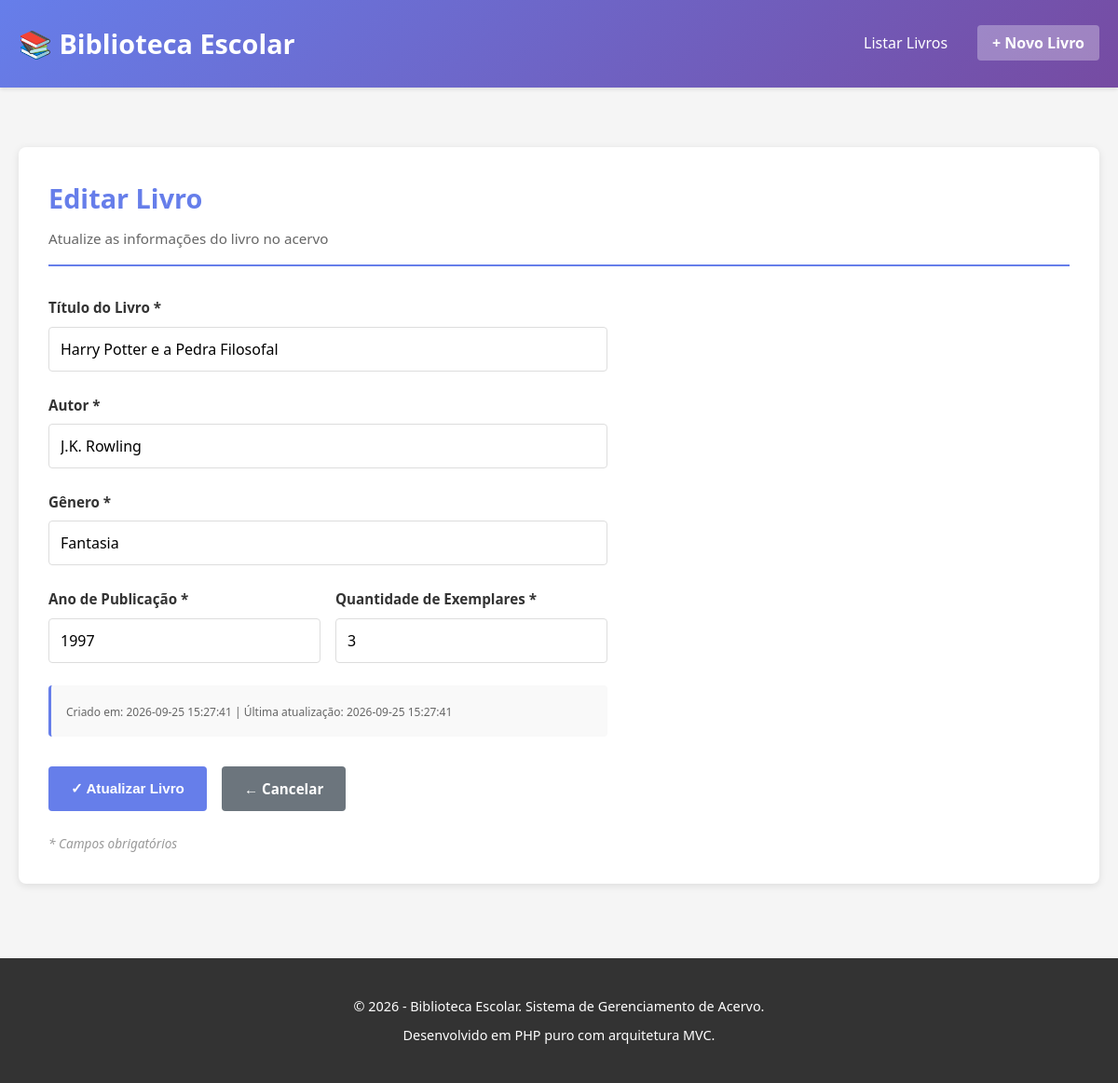
Screenshot of /index.php?action=edit&id=2 with the database file from the repository.
### tables this page shows
CREATE TABLE livros (
    id INT NOT NULL AUTO_INCREMENT PRIMARY KEY COMMENT 'ID único do livro',
    
    titulo VARCHAR(255) NOT NULL COMMENT 'Título do livro',
    
    autor VARCHAR(255) NOT NULL COMMENT 'Autor do livro',
    
    genero VARCHAR(100) NOT NULL COMMENT 'Gênero literário',
    
    ano_publicacao INT NOT NULL COMMENT 'Ano de publicação do livro',
    
    quantidade INT NOT NULL DEFAULT 0 COMMENT 'Quantidade de exemplares disponíveis',
    
    created_at TIMESTAMP DEFAULT CURRENT_TIMESTAMP COMMENT 'Data/hora de criação do registro',
    
    updated_at TIMESTAMP DEFAULT CURRENT_TIMESTAMP 
               ON UPDATE CURRENT_TIMESTAMP COMMENT 'Data/hora da última atualização',
    
     
    INDEX idx_titulo (titulo),
    INDEX idx_autor (autor),
    INDEX idx_ano_publicacao (ano_publicacao),
    
     
    FULLTEXT INDEX ft_titulo_autor (titulo, autor)
);

### controllers/LivroController.php (called while the page is built, shortened)
<?php
class LivroController
{
    private Livro $livro;
    public function __construct()
    {
        require_once __DIR__ . '/../models/Livro.php';
        $this->livro = new Livro();
    }
    public function edit(): void
    {
        $id = filter_input(INPUT_GET, 'id', FILTER_VALIDATE_INT);
        $livro = $this->livro->find($id);
        $erros = [];
        require_once __DIR__ . '/../views/livros/edit.php';
    }
}

### public/index.php (called while the page is built, shortened)
<?php
require_once APP_ROOT . '/config/database.php';
require_once APP_ROOT . '/controllers/LivroController.php';
try {
    $action = filter_input(INPUT_GET, 'action', FILTER_SANITIZE_STRING) ?? 'index';
    $controller = new LivroController();
    $controller->$action();
} catch (Exception $e) {
    error_log('Erro na aplicação: ' . $e->getMessage());
    $_SESSION['flash'] = [
        'mensagem' => 'Ocorreu um erro ao processar sua requisição. Tente novamente.',
        'tipo' => 'erro',
    ];
    header('Location: index.php?action=index');
    exit;
}

### config/database.php (called while the page is built, shortened)
<?php
class Database
{
    private static ?PDO $instance = null;
    public static function getInstance(): PDO
    {
        if (self::$instance === null) {
            try {
                $host = 'localhost';
                $dbname = 'biblioteca';
                $username = 'root';
                $password = '';
                $port = 3306;
                $dsn = "mysql:host={$host};port={$port};dbname={$dbname};charset=utf8mb4";
                self::$instance = new PDO(
                    $dsn,
                    $username,
                    $password,
                    [
                        PDO::ATTR_ERRMODE => PDO::ERRMODE_EXCEPTION,
                        PDO::ATTR_DEFAULT_FETCH_MODE => PDO::FETCH_OBJ,
                        PDO::ATTR_EMULATE_PREPARES => false,
                    ]
                );
            } catch (PDOException $e) {
                error_log('Erro de conexão com banco de dados: ' . $e->getMessage());
                throw new Exception('Erro ao conectar com o banco de dados. Tente novamente mais tarde.');
            }
        }
        return self::$instance;
    }
}

### models/Livro.php (called while the page is built, shortened)
<?php
class Livro
{
    private PDO $db;
    public function __construct()
    {
        require_once __DIR__ . '/../config/database.php';
        $this->db = Database::getInstance();
    }
    public function find(int $id): ?Livro
    {
        try {
            $sql = 'SELECT * FROM livros WHERE id = :id LIMIT 1';
            $stmt = $this->db->prepare($sql);
            $stmt->bindParam(':id', $id, PDO::PARAM_INT);
            $stmt->execute();
            if ($row = $stmt->fetch(PDO::FETCH_OBJ)) {
                return $this->hydrateFromObject($row);
            }
            return null;
        } catch (PDOException $e) {
            error_log('Erro ao buscar livro por ID: ' . $e->getMessage());
            return null;
        }
    }
    private function hydrateFromObject(object $row): Livro
    {
        $livro = new Livro();
        $livro->id = (int)$row->id;
        $livro->titulo = $row->titulo;
        $livro->autor = $row->autor;
        $livro->genero = $row->genero;
        $livro->ano_publicacao = (int)$row->ano_publicacao;
        $livro->quantidade = (int)$row->quantidade;
        $livro->created_at = $row->created_at;
        $livro->updated_at = $row->updated_at;
        return $livro;
    }
}

### views/livros/edit.php (the view, shortened to what this page needs)
<?php
require_once __DIR__ . '/../layout/header.php';
?>
<section class="secao-formulario">
    <div class="titulo-secao">
        <h2>Editar Livro</h2>
        <p class="subtitulo">Atualize as informações do livro no acervo</p>
    </div>
    <form method="POST" action="index.php?action=update" class="formulario-livro" novalidate>
        <div class="grupo-formulario <?php echo isset($erros['titulo']) ? 'com-erro' : ''; ?>">
            <label for="titulo" class="label">Título do Livro *</label>
            <input
                type="text"
                id="titulo"
                name="titulo"
                class="input"
                placeholder="Ex: O Pequeno Príncipe"
                maxlength="255"
                required
                value="<?php echo htmlspecialchars($livro->titulo); ?>"
            >
        </div>
        <div class="grupo-formulario <?php echo isset($erros['autor']) ? 'com-erro' : ''; ?>">
            <label for="autor" class="label">Autor *</label>
            <input
                type="text"
                id="autor"
                name="autor"
                class="input"
                placeholder="Ex: Antoine de Saint-Exupéry"
                maxlength="255"
                required
                value="<?php echo htmlspecialchars($livro->autor); ?>"
            >
        </div>
        <div class="grupo-formulario <?php echo isset($erros['genero']) ? 'com-erro' : ''; ?>">
            <label for="genero" class="label">Gênero *</label>
            <input
                type="text"
                id="genero"
                name="genero"
                class="input"
                placeholder="Ex: Ficção Infantil"
                maxlength="100"
                required
                value="<?php echo htmlspecialchars($livro->genero); ?>"
            >
        </div>
        <div class="linha-campos">
            <div class="grupo-formulario <?php echo isset($erros['ano_publicacao']) ? 'com-erro' : ''; ?>">
                <label for="ano_publicacao" class="label">Ano de Publicação *</label>
                <input
                    type="number"
                    id="ano_publicacao"
                    name="ano_publicacao"
                    class="input"
                    placeholder="<?php echo date('Y'); ?>"
                    min="1000"
                    max="<?php echo date('Y'); ?>"
                    required
                    value="<?php echo htmlspecialchars($livro->ano_publicacao); ?>"
                >
            </div>
            <div class="grupo-formulario <?php echo isset($erros['quantidade']) ? 'com-erro' : ''; ?>">
                <label for="quantidade" class="label">Quantidade de Exemplares *</label>
                <input
                    type="number"
                    id="quantidade"
                    name="quantidade"
                    class="input"
                    placeholder="0"
                    min="0"
                    required
                    value="<?php echo htmlspecialchars($livro->quantidade); ?>"
                >
            </div>
        </div>
        <div class="info-auditoria">
            <p>
                <small>
                    Criado em: <?php echo htmlspecialchars($livro->created_at); ?> |
                    Última atualização: <?php echo htmlspecialchars($livro->updated_at); ?>
                </small>
            </p>
        </div>
        <div class="grupo-botoes">
            <button type="submit" class="btn btn-primario btn-salvar">✓ Atualizar Livro</button>
            <a href="index.php?action=index" class="btn btn-secundario">← Cancelar</a>
        </div>
        <p class="nota">* Campos obrigatórios</p>
    </form>
</section>
<?php
require_once __DIR__ . '/../layout/footer.php';
?>

### public/css/style.css (style rules this page uses)
* { margin: 0; padding: 0; box-sizing: border-box; }
html { font-size: 16px; scroll-behavior: smooth; }
body { font-family: 'Segoe UI', Tahoma, Geneva, Verdana, sans-serif; line-height: 1.6; color: #333; background-color: #f5f5f5; }
.secao-principal, .secao-formulario { background-color: white; border-radius: 8px; padding: 2rem; box-shadow: 0 2px 8px rgba(0, 0, 0, 0.1); }
.titulo-secao { margin-bottom: 2rem; border-bottom: 2px solid #667eea; padding-bottom: 1rem; }
.titulo-secao h2 { font-size: 1.8rem; color: #667eea; margin-bottom: 0.5rem; }
.subtitulo { color: #666; font-size: 0.95rem; }
.formulario-livro { max-width: 600px; }
.grupo-formulario { margin-bottom: 1.5rem; }
.label { display: block; margin-bottom: 0.5rem; font-weight: 600; color: #333; font-size: 0.95rem; }
.input { width: 100%; padding: 0.75rem; border: 1px solid #ddd; border-radius: 4px; font-size: 1rem; font-family: inherit; transition: border-color 0.3s, box-shadow 0.3s; }
.linha-campos { display: grid; grid-template-columns: 1fr 1fr; gap: 1rem; }
.info-auditoria { background-color: #f9f9f9; padding: 1rem; border-radius: 4px; margin-bottom: 1.5rem; border-left: 3px solid #667eea; }
.info-auditoria p { margin: 0; color: #666; font-size: 0.9rem; }
.nota { color: #999; font-size: 0.85rem; font-style: italic; }
.btn { display: inline-flex; align-items: center; justify-content: center; padding: 0.75rem 1.5rem; border: none; border-radius: 4px; font-size: 0.95rem; font-weight: 600; text-decoration: none; cursor: pointer; transition: all 0.3s ease; white-space: nowrap; }
.btn-primario { background-color: #667eea; color: white; }
.btn-secundario { background-color: #6c757d; color: white; }
.btn-salvar { min-width: 150px; }
.grupo-botoes { display: flex; gap: 1rem; flex-wrap: wrap; margin-top: 2rem; margin-bottom: 1.5rem; }

### rows the page displays
livros: titulo "Harry Potter e a Pedra Filosofal", autor "J.K. Rowling", genero "Fantasia", ano_publicacao "1997", quantidade "3", created_at "2026-09-25 15:27:41", updated_at "2026-09-25 15:27:41"
